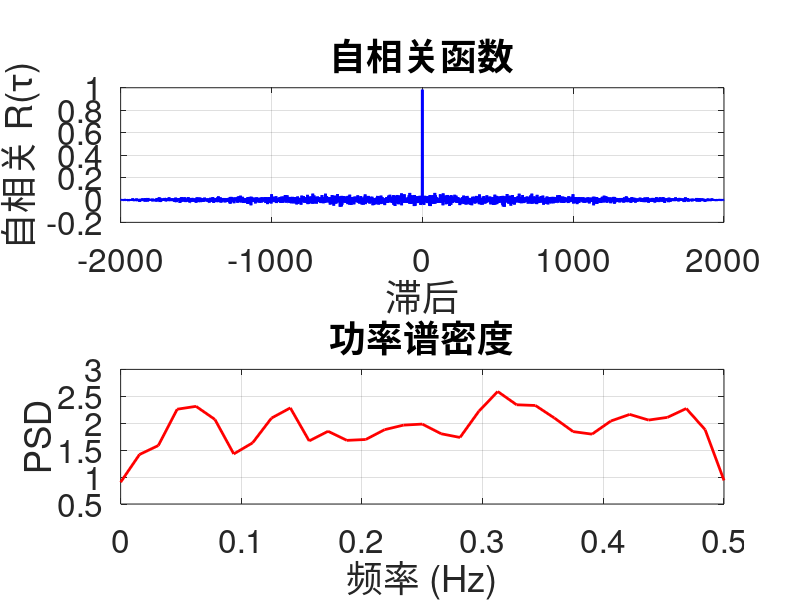

MATLAB code to generate this figure:
clear;
close all;
clc;


% ex12_06.m  |  例12.6 · 白噪声的自相关与功率谱  |  AI 生成，已校验，R2023b
% 高斯白噪声特征验证：自相关函数 & 功率谱密度
N = 2000;                      % 噪声样本数
x = randn(N, 1);               % 生成均值为0、方差为1的高斯白噪声

% 自相关函数
[r, lags] = xcorr(x, 'biased');  % 有偏估计，便于观察冲击特性

% 功率谱密度（单边，pwelch 默认）
[p, f] = pwelch(x, [], [], [], 1);

% 绘图
figure('Position', [100, 100, 900, 700]);  % 两子图加高
subplot(2, 1, 1);
plot(lags, r, 'b-', 'LineWidth', 2);
title('自相关函数', 'FontSize', 24);
xlabel('滞后', 'FontSize', 24);
ylabel('自相关 R(\tau)', 'FontSize', 24);
grid on; set(gca, 'FontSize', 24);

subplot(2, 1, 2);
plot(f, p, 'r-', 'LineWidth', 2);
title('功率谱密度', 'FontSize', 24);
xlabel('频率 (Hz)', 'FontSize', 24);
ylabel('PSD', 'FontSize', 24);
grid on; set(gca, 'FontSize', 24);
